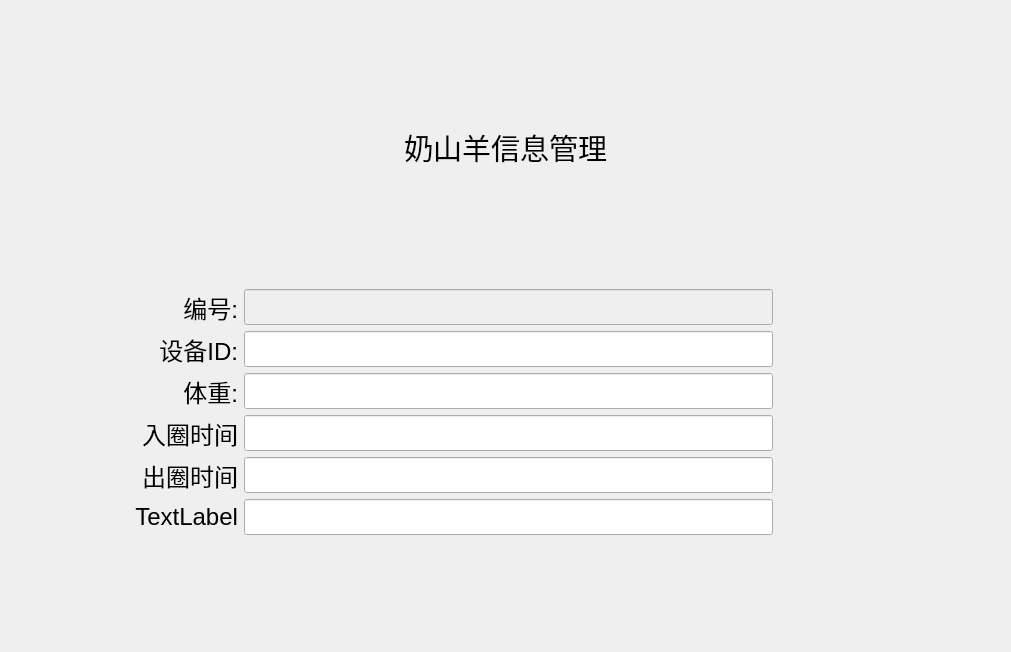
<?xml version="1.0" encoding="UTF-8"?>
<ui version="4.0">
 <class>GoatInfoForm</class>
 <widget class="QWidget" name="GoatInfoForm">
  <property name="geometry">
   <rect>
    <x>0</x>
    <y>0</y>
    <width>1011</width>
    <height>652</height>
   </rect>
  </property>
  <property name="windowTitle">
   <string>Form</string>
  </property>
  <layout class="QVBoxLayout" name="verticalLayout">
   <item>
    <widget class="QLabel" name="label_7">
     <property name="sizePolicy">
      <sizepolicy hsizetype="Preferred" vsizetype="Preferred">
       <horstretch>0</horstretch>
       <verstretch>0</verstretch>
      </sizepolicy>
     </property>
     <property name="maximumSize">
      <size>
       <width>16777215</width>
       <height>64</height>
      </size>
     </property>
     <property name="font">
      <font>
       <family>文泉驿微米黑</family>
       <pointsize>22</pointsize>
      </font>
     </property>
     <property name="text">
      <string>奶山羊信息管理</string>
     </property>
     <property name="alignment">
      <set>Qt::AlignCenter</set>
     </property>
    </widget>
   </item>
   <item>
    <layout class="QGridLayout" name="gridLayout" rowstretch="0,0,0,0,0,0" columnstretch="3,7,3">
     <item row="3" column="2">
      <spacer name="horizontalSpacer">
       <property name="orientation">
        <enum>Qt::Horizontal</enum>
       </property>
       <property name="sizeHint" stdset="0">
        <size>
         <width>40</width>
         <height>20</height>
        </size>
       </property>
      </spacer>
     </item>
     <item row="1" column="0">
      <widget class="QLabel" name="label_2">
       <property name="font">
        <font>
         <pointsize>18</pointsize>
        </font>
       </property>
       <property name="text">
        <string>设备ID:</string>
       </property>
       <property name="alignment">
        <set>Qt::AlignRight|Qt::AlignTrailing|Qt::AlignVCenter</set>
       </property>
      </widget>
     </item>
     <item row="4" column="1">
      <widget class="QLineEdit" name="lineEdit_5">
       <property name="font">
        <font>
         <pointsize>18</pointsize>
        </font>
       </property>
       <property name="cursor">
        <cursorShape>IBeamCursor</cursorShape>
       </property>
      </widget>
     </item>
     <item row="5" column="1">
      <widget class="QLineEdit" name="lineEdit_6">
       <property name="font">
        <font>
         <pointsize>18</pointsize>
        </font>
       </property>
       <property name="cursor">
        <cursorShape>IBeamCursor</cursorShape>
       </property>
      </widget>
     </item>
     <item row="0" column="0">
      <widget class="QLabel" name="label">
       <property name="font">
        <font>
         <pointsize>18</pointsize>
        </font>
       </property>
       <property name="mouseTracking">
        <bool>false</bool>
       </property>
       <property name="focusPolicy">
        <enum>Qt::NoFocus</enum>
       </property>
       <property name="text">
        <string>编号:</string>
       </property>
       <property name="alignment">
        <set>Qt::AlignRight|Qt::AlignTrailing|Qt::AlignVCenter</set>
       </property>
      </widget>
     </item>
     <item row="1" column="1">
      <widget class="QLineEdit" name="lineEdit">
       <property name="font">
        <font>
         <pointsize>18</pointsize>
        </font>
       </property>
       <property name="cursor">
        <cursorShape>IBeamCursor</cursorShape>
       </property>
      </widget>
     </item>
     <item row="0" column="1">
      <widget class="QLineEdit" name="lineEdit_2">
       <property name="enabled">
        <bool>false</bool>
       </property>
       <property name="font">
        <font>
         <pointsize>18</pointsize>
        </font>
       </property>
       <property name="cursor">
        <cursorShape>IBeamCursor</cursorShape>
       </property>
      </widget>
     </item>
     <item row="4" column="0">
      <widget class="QLabel" name="label_5">
       <property name="font">
        <font>
         <pointsize>18</pointsize>
        </font>
       </property>
       <property name="text">
        <string>出圈时间</string>
       </property>
       <property name="alignment">
        <set>Qt::AlignRight|Qt::AlignTrailing|Qt::AlignVCenter</set>
       </property>
      </widget>
     </item>
     <item row="2" column="0">
      <widget class="QLabel" name="label_3">
       <property name="font">
        <font>
         <pointsize>18</pointsize>
        </font>
       </property>
       <property name="text">
        <string>体重:</string>
       </property>
       <property name="alignment">
        <set>Qt::AlignRight|Qt::AlignTrailing|Qt::AlignVCenter</set>
       </property>
      </widget>
     </item>
     <item row="3" column="0">
      <widget class="QLabel" name="label_4">
       <property name="font">
        <font>
         <pointsize>18</pointsize>
        </font>
       </property>
       <property name="text">
        <string>入圈时间</string>
       </property>
       <property name="alignment">
        <set>Qt::AlignRight|Qt::AlignTrailing|Qt::AlignVCenter</set>
       </property>
      </widget>
     </item>
     <item row="5" column="0">
      <widget class="QLabel" name="label_6">
       <property name="font">
        <font>
         <pointsize>18</pointsize>
        </font>
       </property>
       <property name="text">
        <string>TextLabel</string>
       </property>
       <property name="alignment">
        <set>Qt::AlignRight|Qt::AlignTrailing|Qt::AlignVCenter</set>
       </property>
      </widget>
     </item>
     <item row="2" column="1">
      <widget class="QLineEdit" name="lineEdit_3">
       <property name="font">
        <font>
         <pointsize>18</pointsize>
        </font>
       </property>
       <property name="cursor">
        <cursorShape>IBeamCursor</cursorShape>
       </property>
      </widget>
     </item>
     <item row="3" column="1">
      <widget class="QLineEdit" name="lineEdit_4">
       <property name="font">
        <font>
         <pointsize>18</pointsize>
        </font>
       </property>
       <property name="cursor">
        <cursorShape>IBeamCursor</cursorShape>
       </property>
      </widget>
     </item>
    </layout>
   </item>
  </layout>
 </widget>
 <resources/>
 <connections/>
</ui>
